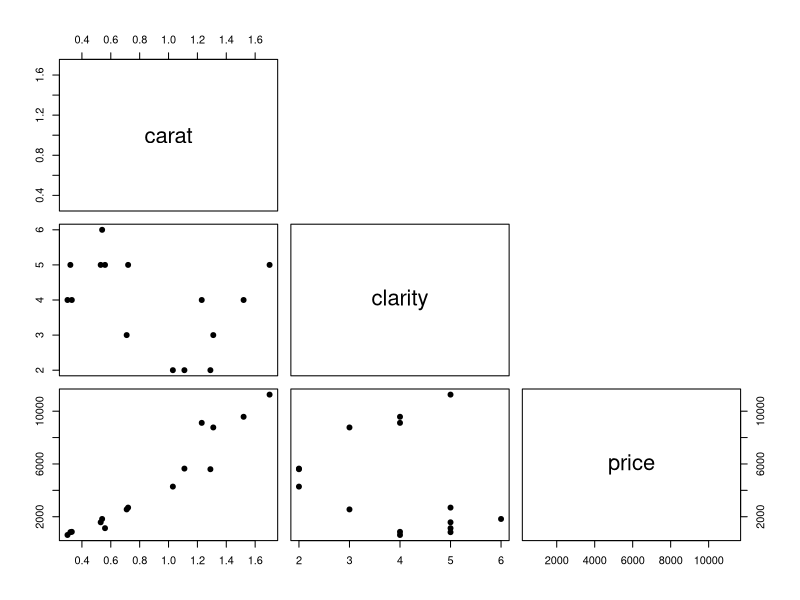

R code for this plot:
## ---- chunk 1
ex<-T
## ---- chunk 2
options("scipen"=100, "digits"=4)
## ---- chunk 3
carat<-c(0.71,0.72,0.33,1.52,1.23,0.54,0.32,1.31,1.11,1.03,0.56,1.29,0.53,1.7, 0.3) 
clarity<-c(3,5,4,4,4,6,5,3,2,2,5,2,5,5,4)
price<-c(2554,2691,854,9576,9116,1829,828,8767,5648,4283,1131,5601,1577,11257,615)
df<-data.frame(carat,clarity, price)
## ---- chunk 4
str(df)
## ---- chunk 5
head(df)
## ---- chunk 6
plot(df, upper.panel=NULL, pch=19)
## ---- chunk 7
cor(df)
## ---- chunk 8
model1<-lm(price~carat+clarity,,data=df)
summary(model1)
## ---- chunk 9
model2<-lm(price~carat,,data=df)
summary(model2)
## ---- chunk 10
carat<-c(1.3,0.6,1.8)
predictors <- data.frame(carat)
predictors
## ---- chunk 11
predictions<-predict(model2, predictors)
predictions
